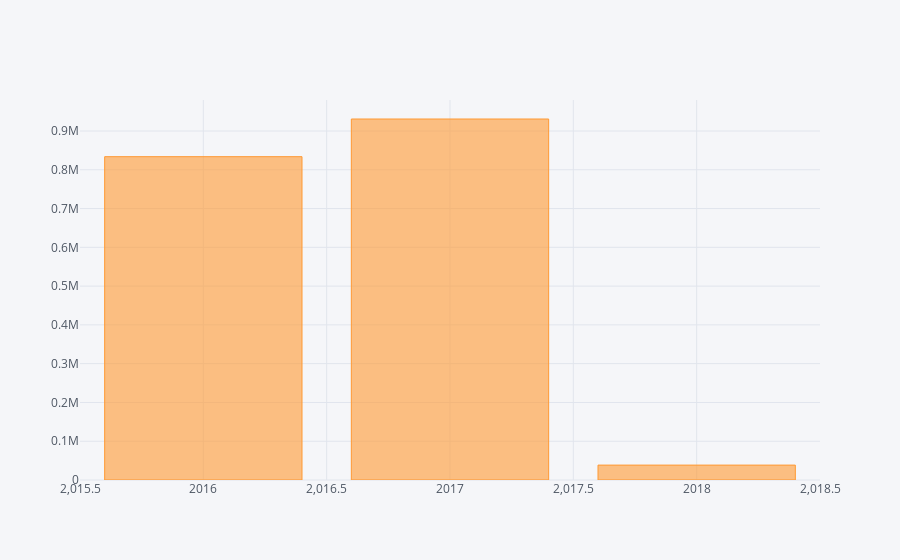

This figure's notebook cell:
### Code cell
l.iplot(kind='bar')

### Figure 1 — Plotly figure (JSON) as saved in the notebook; plotly's stock layout.template omitted (floating-point values rounded to 4 significant figures)
{"data": [{"marker": {"color": "rgba(255, 153, 51, 0.6)", "line": {"color": "rgba(255, 153, 51, 1.0)", "width": 1}}, "name": "downloads", "orientation": "v", "text": "", "type": "bar", "uid": "bd760b90-8cfb-421b-94b5-10d1f6476bf8", "x": [2018, 2017, 2016], "y": [38423, 930977, 833803]}], "layout": {"legend": {"bgcolor": "#F5F6F9", "font": {"color": "#4D5663"}}, "paper_bgcolor": "#F5F6F9", "plot_bgcolor": "#F5F6F9", "title": {"font": {"color": "#4D5663"}}, "xaxis": {"gridcolor": "#E1E5ED", "showgrid": true, "tickfont": {"color": "#4D5663"}, "title": {"font": {"color": "#4D5663"}, "text": ""}, "zerolinecolor": "#E1E5ED"}, "yaxis": {"gridcolor": "#E1E5ED", "showgrid": true, "tickfont": {"color": "#4D5663"}, "title": {"font": {"color": "#4D5663"}, "text": ""}, "zerolinecolor": "#E1E5ED"}}}
